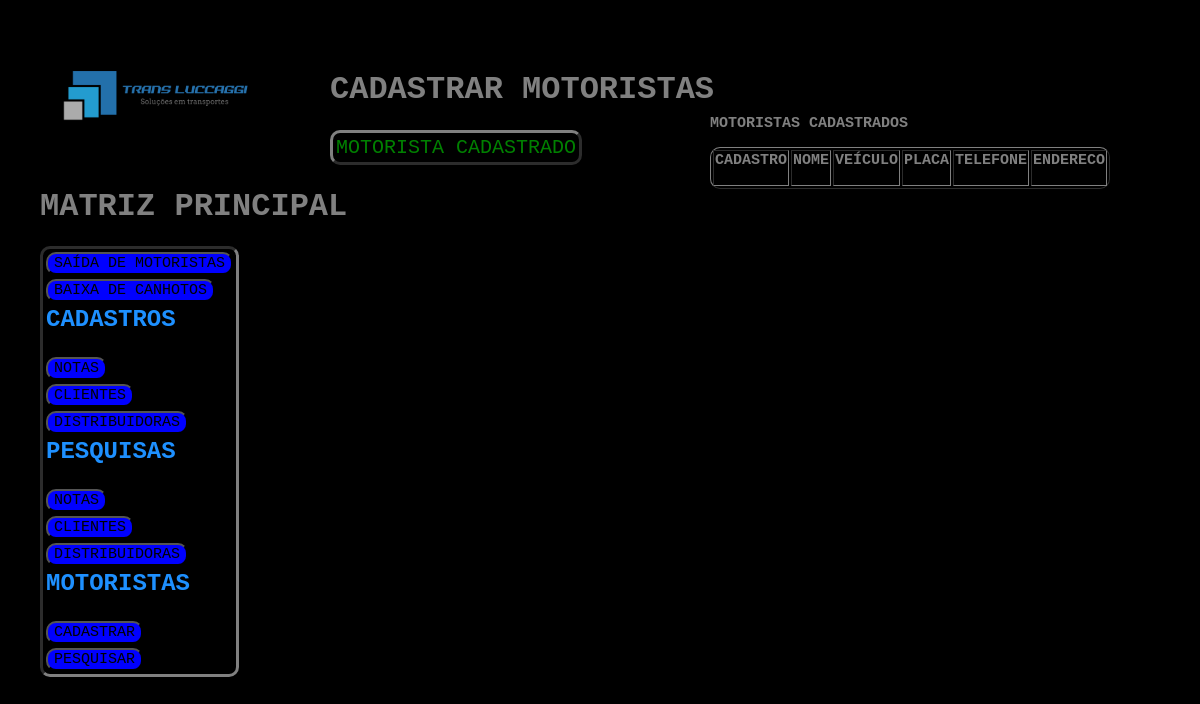
/cadastro/cadastrar_motoristas.php, run on an earlier commit of the app's database.
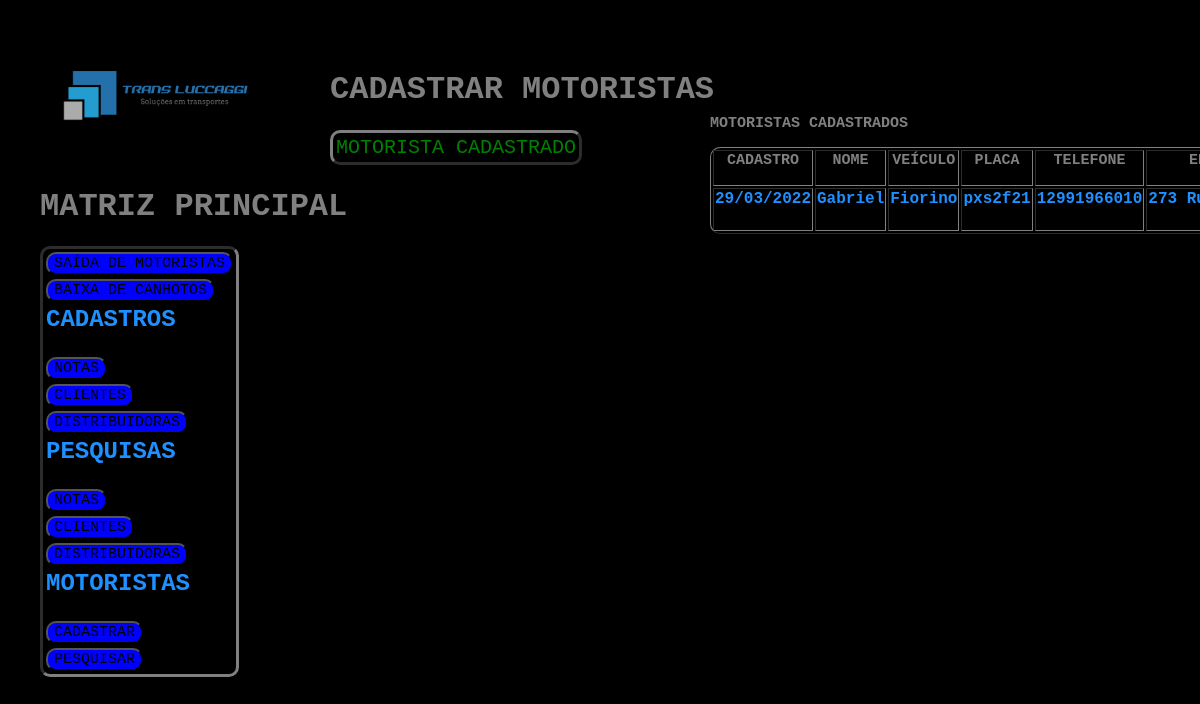
And on a later commit of the database.
### tables this page shows
CREATE TABLE `motoristas` (
  `id` int(11) NOT NULL,
  `cadastro` date NOT NULL,
  `nome` varchar(32) NOT NULL,
  `veiculo` varchar(16) NOT NULL,
  `placa` varchar(8) NOT NULL,
  `telefone` varchar(16) NOT NULL,
  `endereco` varchar(64) NOT NULL
);

### connect.php (called while the page is built, shortened)
<?php
	$tab_mot = "motoristas";
 ?>

### cadastro/cadastrar_motoristas.php (the view, shortened to what this page needs)
<html>
	<head>
		<link href="..\estilo.css" rel="stylesheet"/>
	</head>
	<body>
		<menu>
        	<a href="http://localhost/transluccaggi"><img src="..\imagem/logo.png" width=20%></a>
        	<h1>MATRIZ PRINCIPAL</h1><p>
            <table class="tableb">
				<tr><td><a href="../saida/form_saida_motorista.html"><button>SAÍDA DE MOTORISTAS</button></a></td></tr>
				<tr><td><a href="../saida/form_baixa_canhotos.html"><button>BAIXA DE CANHOTOS</button></a></td></tr>
				<tr><td><h2>CADASTROS</h2></td></tr>
				<tr><td><a href="..\cadastro/form_cadastrar_nfs.php"><button>NOTAS</button></a></td></tr>
				<tr><td><a href="..\cadastro/form_cadastrar_clientes.php"><button>CLIENTES</button></a></td></tr>
				<tr><td><a href="..\cadastro/form_cadastrar_distribuidoras.php"><button>DISTRIBUIDORAS</button></a></td></tr>
				<tr><td><h2>PESQUISAS</h2></td></tr>
				<tr><td><a href="..\pesquisa/form_pesquisar_nfs.html"><button>NOTAS</button></a></td></tr>
				<tr><td><a href="..\pesquisa/form_pesquisar_clientes.html"><button>CLIENTES</button></a></td></tr>
				<tr><td><a href="..\pesquisa/form_pesquisar_distribuidoras.html"><button>DISTRIBUIDORAS</button></a></td></tr>
				<tr><td><h2>MOTORISTAS</h2></td></tr>
				<tr><td><a href="..\cadastro/form_cadastrar_motoristas.php"><button>CADASTRAR</button></a></td></tr>
				<tr><td><a href="..\pesquisa/form_pesquisar_motoristas.html"><button>PESQUISAR</button></a></td></tr>
            </table>
        </menu>
<?php
	require('../connect.php');
	$nom_mot = trim($_POST['nom_mot']);
	$pla_mot = trim($_POST['pla_mot']);
	$sql = mysqli_query($conn,"SELECT * FROM $tab_mot WHERE `nome` = '$nom_mot' and `placa` = '$pla_mot'");
	$n = mysqli_num_rows($sql);
	if($n != 0)
	{
		?>
			<pag>
				<h1>CADASTRAR MOTORISTAS</h1><p>
				<table>
					<tr>
						<td><h5>MOTORISTA JÁ CADASTRADO</h5></td>
					</tr>
				</table>
			</pag>
		<?php
	}
	else
	{
        ?>
            <pag>
                <h1>CADASTRAR MOTORISTAS</h1><p>
                <table>
                    <tr>
                        <td><h7>MOTORISTA CADASTRADO</h7></td>
                    </tr>
                </table>
            </pag>
<?php
    }
?>
        <urn>
            <table border=1>
                <h3>MOTORISTAS CADASTRADOS</h3>
                <tr>
					<td><h3>CADASTRO</h3></td>
					<td><h3>NOME</h3></td>
					<td><h3>VEÍCULO</h3></td>
					<td><h3>PLACA</h3></td>
					<td><h3>TELEFONE</h3></td>
					<td><h3>ENDERECO</h3></td>
				</tr>
                <?php   require('..\connect.php');
				$sql = mysqli_query($conn,"SELECT * FROM $tab_mot ORDER BY `id` DESC LIMIT 5");
				$n = mysqli_num_rows($sql);
                $i=0;
                    while($i!=$n)
                    {
                        $vn = mysqli_fetch_array($sql);	?>
                                <tr>
                                    <td><h4><nobr><?php echo date( 'd/m/Y' , strtotime( $vn['cadastro']));    ?></nobr></h4></td>
                                    <td><h4><nobr><?php echo $vn['nome'];   ?></nobr></h4></td>
                                    <td><h4><nobr><?php echo $vn['veiculo'];   ?></nobr></h4></td>
                                    <td><h4><nobr><?php echo $vn['placa'];   ?></nobr></h4></td>
                                    <td><h4><nobr><?php echo $vn['telefone'];   ?></nobr></h4></td>
                                    <td><h4><nobr><?php echo $vn['endereco'];   ?></nobr></h4></td>
                                </tr>
                        <?php   $i = $i + 1;
                    }   ?>
            </table>
        </urn>
	</body>
</html>

What changed in the data, as far as the page shows it:
added motoristas: cadastro "29/03/2022", nome "Gabriel", veiculo "Fiorino", placa "pxs2f21", telefone "12991966010", endereco "273…"
